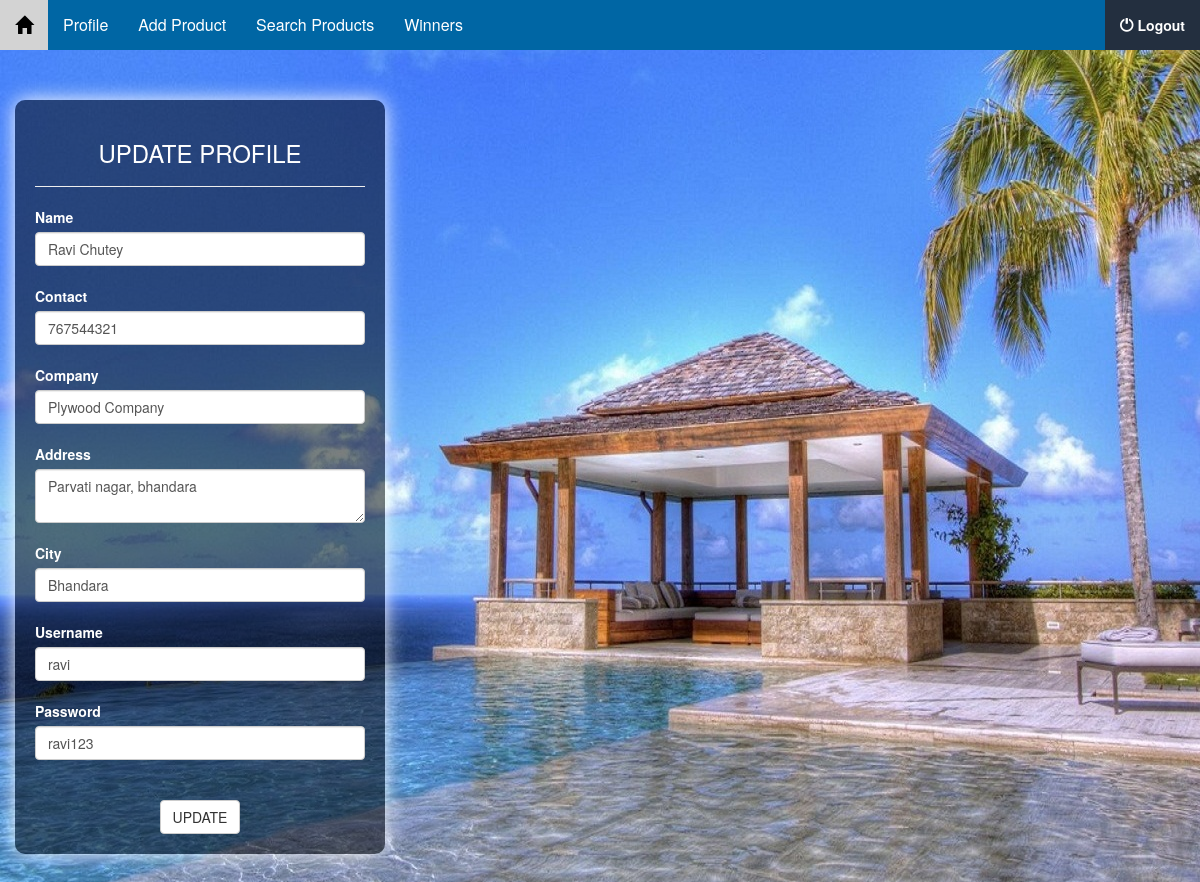
Screenshot of /seller/profile.php (signed in) with the database file from the repository.
### tables this page shows
CREATE TABLE IF NOT EXISTS `tbl_sellers` (
  `seller_id` int(11) NOT NULL AUTO_INCREMENT,
  `name` varchar(55) NOT NULL,
  `contact` varchar(12) NOT NULL,
  `company` varchar(55) NOT NULL,
  `address` varchar(200) NOT NULL,
  `city` varchar(44) NOT NULL,
  `file` varchar(200) NOT NULL,
  `username` varchar(10) NOT NULL,
  `password` varchar(10) NOT NULL,
  PRIMARY KEY (`seller_id`)
);

### seller/profile.php (the view, shortened to what this page needs)
<?php
include('../connect.php');
?>
<!DOCTYPE html>
<html lang="en">
<head>
  <link rel="stylesheet" href="https://maxcdn.bootstrapcdn.com/bootstrap/3.3.7/css/bootstrap.min.css">
</head>
<body>
   <?php
  include('menus.php');
  ?>
  <div class="container-fluid">
    <?php
    $select = mysqli_query($con,"SELECT * FROM tbl_sellers WHERE seller_id = '".$_SESSION['seller_id']."' ");
    $selected = mysqli_fetch_array($select);
    ?>
  <div class="row">
      <div class="col-sm-4">
        <form method="post">
          <h3 style="text-align:center;color:white;">UPDATE PROFILE</h3>
          <hr>
  <label>Name</label>
  <input type="text" name="name" class="form-control" value="<?php echo $selected['name'] ?>" required><br>
   <label>Contact</label>
  <input type="text" name="contact" maxlength="10" class="form-control" value="<?php echo $selected['contact'] ?>" required><br>
   <label>Company</label>
  <input type="text" name="company" class="form-control" value="<?php echo $selected['company'] ?>" required><br>
   <label>Address</label>
  <textarea type="text" name="address" class="form-control"  required><?php echo $selected['address'] ?></textarea><br>
   <label>City</label>
  <input type="text" name="city" class="form-control" value="<?php echo $selected['city'] ?>" required><br>
   <label>Username</label>
  <input type="text" name="username" maxlength="10" class="form-control" value="<?php echo $selected['username'] ?>" required><br>
   <label>Password</label>
  <input type="text" name="password" maxlength="10" class="form-control" value="<?php echo $selected['password'] ?>" required><br>
  <center> <span id="wait_tip" style="display:none;"> Please wait!..</span></center><br>
  <center>
  <button id="submit_btn" type="submit" class="btn btn-default" name="update">UPDATE</button>
</center>
</form>
      </div>
    </div>
 </div>
<br><br>
</body>
</html>

### seller/profile.php (style rules this page uses)
form { box-shadow:0 0 20px white;padding:20px;margin-top:30px;border-radius:10px; background-color: rgba(0 , 0, 0 , 0.5); }
label { color:white; }

### seller/menus.php (style rules this page uses)
body { background-image:url(../images/back.jpg); }

### rows the page displays
tbl_sellers: name "Ravi Chutey", contact "767544321", company "Plywood Company", address "Parvati nagar, bhandara", city "Bhandara", username "ravi", password "ravi123"
